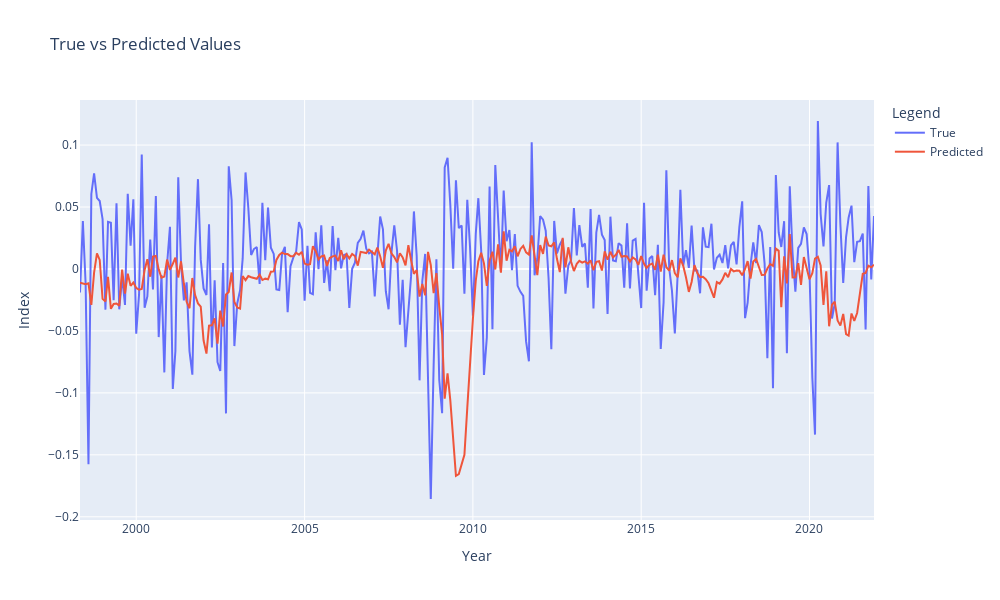

Source (notebook cell):
### Code cell
test_tensor = torch.from_numpy(np.array(X_test)).float()
insample_predict = model(inputs).detach().numpy()
outsample_predict = model(test_tensor).detach().numpy()

regression_metrics(y_train, insample_predict, 
                   y_test, outsample_predict) 

# Evaluation of Results
df_res = pd.DataFrame({'true': testing[TARGET], 'pred': outsample_predict.flatten()})

# Plot the results
trace_true = go.Scatter(
    x = df_res.index,
    y = df_res['true'],
    mode = 'lines',
    name = 'True'
)

trace_pred = go.Scatter(
    x = df_res.index,
    y = df_res['pred'],
    mode = 'lines',
    name = 'Predicted'
)

fig = go.Figure(data=[trace_true, trace_pred])

fig.update_layout(
    title='True vs Predicted Values',
    xaxis_title='Year',
    yaxis_title='Index',
    legend_title='Legend',
    width=1000,
    height=600  
)

# Show the figure
fig.show()

### Figure 1 — Plotly figure (JSON) as saved in the notebook; plotly's stock layout.template omitted (floating-point values rounded to 4 significant figures; data arrays with more than 128 entries replaced by an {"elided": "..."} marker saying what was removed)
{"data": [{"mode": "lines", "name": "True", "type": "scatter", "x": {"elided": "284 str values"}, "y": {"elided": "284 float values"}}, {"mode": "lines", "name": "Predicted", "type": "scatter", "x": {"elided": "284 str values"}, "y": {"elided": "284 float values"}}], "layout": {"height": 600, "legend": {"title": {"text": "Legend"}}, "title": {"text": "True vs Predicted Values"}, "width": 1000, "xaxis": {"title": {"text": "Year"}}, "yaxis": {"title": {"text": "Index"}}}}
